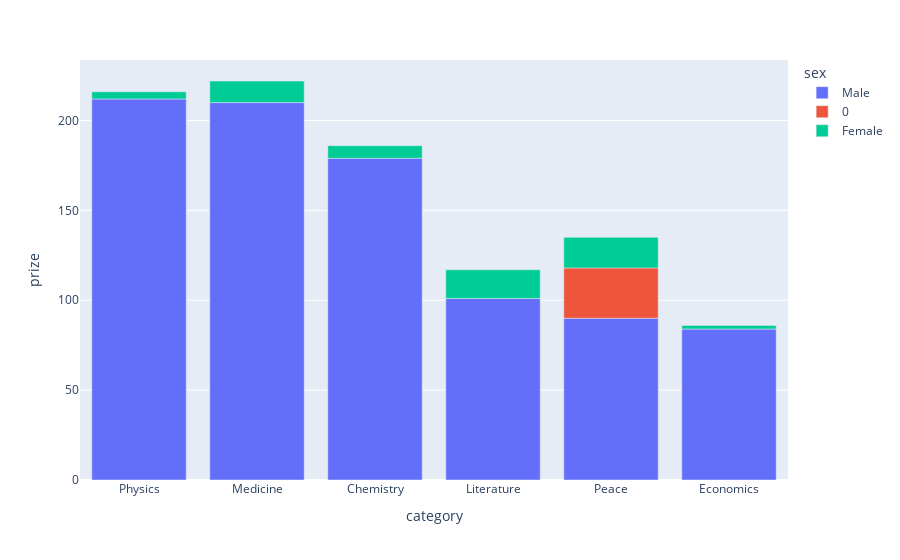

Notebook code for this chart:
### Code cell
fig = px.bar(cat_men_women, x='category', y='prize', color='sex')
fig.show()

### Figure 1 — Plotly figure (JSON) as saved in the notebook; plotly's stock layout.template omitted (floating-point values rounded to 4 significant figures)
{"data": [{"alignmentgroup": "True", "hovertemplate": "sex=Male<br>category=%{x}<br>prize=%{y}<extra></extra>", "legendgroup": "Male", "marker": {"color": "#636efa", "pattern": {"shape": ""}}, "name": "Male", "offsetgroup": "Male", "orientation": "v", "showlegend": true, "textposition": "auto", "type": "bar", "x": ["Physics", "Medicine", "Chemistry", "Literature", "Peace", "Economics"], "xaxis": "x", "y": [212, 210, 179, 101, 90, 84], "yaxis": "y"}, {"alignmentgroup": "True", "hovertemplate": "sex=0<br>category=%{x}<br>prize=%{y}<extra></extra>", "legendgroup": "0", "marker": {"color": "#EF553B", "pattern": {"shape": ""}}, "name": "0", "offsetgroup": "0", "orientation": "v", "showlegend": true, "textposition": "auto", "type": "bar", "x": ["Peace"], "xaxis": "x", "y": [28], "yaxis": "y"}, {"alignmentgroup": "True", "hovertemplate": "sex=Female<br>category=%{x}<br>prize=%{y}<extra></extra>", "legendgroup": "Female", "marker": {"color": "#00cc96", "pattern": {"shape": ""}}, "name": "Female", "offsetgroup": "Female", "orientation": "v", "showlegend": true, "textposition": "auto", "type": "bar", "x": ["Peace", "Literature", "Medicine", "Chemistry", "Physics", "Economics"], "xaxis": "x", "y": [17, 16, 12, 7, 4, 2], "yaxis": "y"}], "layout": {"barmode": "relative", "legend": {"title": {"text": "sex"}, "tracegroupgap": 0}, "margin": {"t": 60}, "xaxis": {"anchor": "y", "domain": [0, 1], "title": {"text": "category"}}, "yaxis": {"anchor": "x", "domain": [0, 1], "title": {"text": "prize"}}}}
